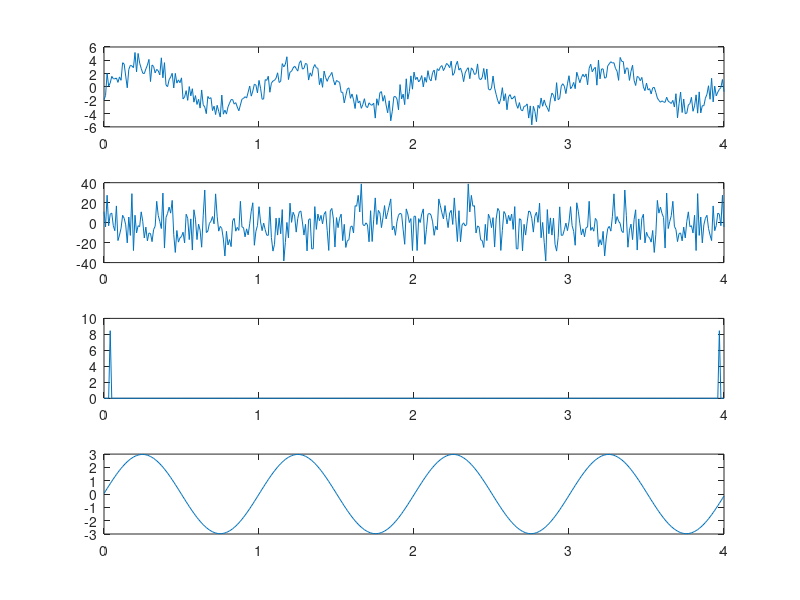

Reproduce this figure in MATLAB.
clc;
clf;
clear;

t = 0:1/100:4;
y = 3*sin(2*pi()*t);
noise = randn(1,size(y,2));
y_noise = y+noise;
FY_noise = fft(y_noise);
FY = FY_noise;
for i = 1:size(FY_noise,2)
    if abs(FY(i))<100
        FY(i) = 0;
    end
end

iFY = ifft(FY);

subplot(4,1,1);
plot(t,y_noise);

subplot(4,1,2);
plot(t,FY_noise);

subplot(4,1,3);
plot(t,FY);

subplot(4,1,4);
plot(t,iFY);
